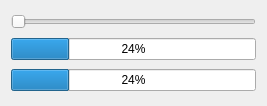
<?xml version="1.0" encoding="UTF-8"?>
<ui version="4.0">
 <class>MainWindow</class>
 <widget class="QMainWindow" name="MainWindow">
  <property name="geometry">
   <rect>
    <x>0</x>
    <y>0</y>
    <width>267</width>
    <height>106</height>
   </rect>
  </property>
  <property name="windowTitle">
   <string>MainWindow</string>
  </property>
  <widget class="QWidget" name="centralWidget">
   <layout class="QVBoxLayout" name="verticalLayout">
    <item>
     <widget class="QSlider" name="horizontalSlider">
      <property name="orientation">
       <enum>Qt::Horizontal</enum>
      </property>
     </widget>
    </item>
    <item>
     <widget class="QProgressBar" name="progressBar">
      <property name="value">
       <number>24</number>
      </property>
     </widget>
    </item>
    <item>
     <widget class="QProgressBar" name="progressBar_2">
      <property name="value">
       <number>24</number>
      </property>
     </widget>
    </item>
   </layout>
  </widget>
  <widget class="QMenuBar" name="menuBar">
   <property name="geometry">
    <rect>
     <x>0</x>
     <y>0</y>
     <width>267</width>
     <height>20</height>
    </rect>
   </property>
  </widget>
 </widget>
 <layoutdefault spacing="6" margin="11"/>
 <resources/>
 <connections/>
</ui>
